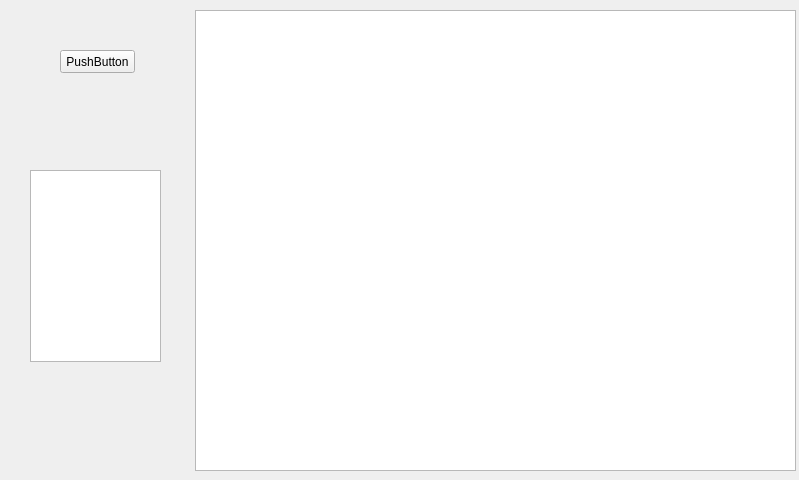
<?xml version="1.0" encoding="UTF-8"?>
<ui version="4.0">
 <class>interact</class>
 <widget class="QWidget" name="interact">
  <property name="geometry">
   <rect>
    <x>0</x>
    <y>0</y>
    <width>799</width>
    <height>480</height>
   </rect>
  </property>
  <property name="windowTitle">
   <string>Form</string>
  </property>
  <widget class="QGraphicsView" name="graphicsView">
   <property name="geometry">
    <rect>
     <x>195</x>
     <y>10</y>
     <width>601</width>
     <height>461</height>
    </rect>
   </property>
  </widget>
  <widget class="QPushButton" name="pushButton">
   <property name="geometry">
    <rect>
     <x>60</x>
     <y>50</y>
     <width>75</width>
     <height>23</height>
    </rect>
   </property>
   <property name="text">
    <string>PushButton</string>
   </property>
  </widget>
  <widget class="QGraphicsView" name="graphicsView_2">
   <property name="geometry">
    <rect>
     <x>30</x>
     <y>170</y>
     <width>131</width>
     <height>192</height>
    </rect>
   </property>
  </widget>
 </widget>
 <resources/>
 <connections/>
</ui>
